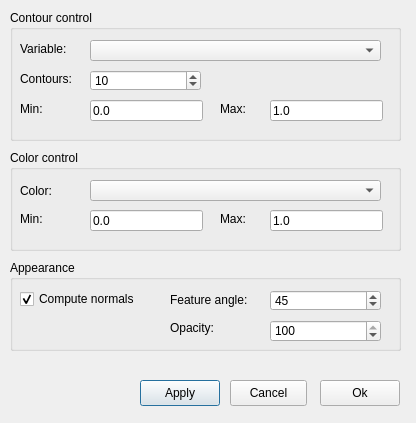
<ui version="4.0" >
 <class>isoSurfaceDialog</class>
 <widget class="QDialog" name="isoSurfaceDialog" >
  <property name="geometry" >
   <rect>
    <x>0</x>
    <y>0</y>
    <width>416</width>
    <height>423</height>
   </rect>
  </property>
  <property name="windowTitle" >
   <string>Iso surfaces</string>
  </property>
  <widget class="QPushButton" name="applyButton" >
   <property name="geometry" >
    <rect>
     <x>140</x>
     <y>380</y>
     <width>80</width>
     <height>26</height>
    </rect>
   </property>
   <property name="text" >
    <string>Apply</string>
   </property>
   <property name="icon" >
    <iconset/>
   </property>
   <property name="default" >
    <bool>true</bool>
   </property>
  </widget>
  <widget class="QPushButton" name="okButton" >
   <property name="geometry" >
    <rect>
     <x>320</x>
     <y>380</y>
     <width>80</width>
     <height>26</height>
    </rect>
   </property>
   <property name="text" >
    <string>Ok</string>
   </property>
   <property name="icon" >
    <iconset resource="../ElmerGUI.qrc" >:/icons/dialog-ok-apply.png</iconset>
   </property>
  </widget>
  <widget class="QGroupBox" name="contoursGroup" >
   <property name="geometry" >
    <rect>
     <x>10</x>
     <y>10</y>
     <width>391</width>
     <height>131</height>
    </rect>
   </property>
   <property name="title" >
    <string>Contour control</string>
   </property>
   <widget class="QLineEdit" name="contoursMaxEdit" >
    <property name="geometry" >
     <rect>
      <x>260</x>
      <y>90</y>
      <width>113</width>
      <height>21</height>
     </rect>
    </property>
    <property name="text" >
     <string>1.0</string>
    </property>
   </widget>
   <widget class="QComboBox" name="contoursCombo" >
    <property name="geometry" >
     <rect>
      <x>80</x>
      <y>30</y>
      <width>291</width>
      <height>21</height>
     </rect>
    </property>
   </widget>
   <widget class="QLineEdit" name="contoursMinEdit" >
    <property name="geometry" >
     <rect>
      <x>80</x>
      <y>90</y>
      <width>113</width>
      <height>21</height>
     </rect>
    </property>
    <property name="text" >
     <string>0.0</string>
    </property>
   </widget>
   <widget class="QLabel" name="contoursMaxLabel" >
    <property name="geometry" >
     <rect>
      <x>210</x>
      <y>90</y>
      <width>31</width>
      <height>18</height>
     </rect>
    </property>
    <property name="text" >
     <string>Max:</string>
    </property>
   </widget>
   <widget class="QSpinBox" name="contoursSpin" >
    <property name="geometry" >
     <rect>
      <x>80</x>
      <y>60</y>
      <width>111</width>
      <height>21</height>
     </rect>
    </property>
    <property name="minimum" >
     <number>1</number>
    </property>
    <property name="maximum" >
     <number>99999</number>
    </property>
    <property name="value" >
     <number>10</number>
    </property>
   </widget>
   <widget class="QLabel" name="variableLabel" >
    <property name="geometry" >
     <rect>
      <x>10</x>
      <y>30</y>
      <width>51</width>
      <height>18</height>
     </rect>
    </property>
    <property name="text" >
     <string>Variable:</string>
    </property>
   </widget>
   <widget class="QLabel" name="contoursLabel" >
    <property name="geometry" >
     <rect>
      <x>10</x>
      <y>60</y>
      <width>61</width>
      <height>18</height>
     </rect>
    </property>
    <property name="text" >
     <string>Contours:</string>
    </property>
   </widget>
   <widget class="QLabel" name="contoursMinLabel" >
    <property name="geometry" >
     <rect>
      <x>10</x>
      <y>90</y>
      <width>41</width>
      <height>18</height>
     </rect>
    </property>
    <property name="text" >
     <string>Min:</string>
    </property>
   </widget>
  </widget>
  <widget class="QGroupBox" name="colorsGroup" >
   <property name="geometry" >
    <rect>
     <x>10</x>
     <y>150</y>
     <width>391</width>
     <height>101</height>
    </rect>
   </property>
   <property name="title" >
    <string>Color control</string>
   </property>
   <widget class="QLineEdit" name="colorMaxEdit" >
    <property name="geometry" >
     <rect>
      <x>260</x>
      <y>60</y>
      <width>113</width>
      <height>21</height>
     </rect>
    </property>
    <property name="text" >
     <string>1.0</string>
    </property>
   </widget>
   <widget class="QComboBox" name="colorCombo" >
    <property name="geometry" >
     <rect>
      <x>80</x>
      <y>30</y>
      <width>291</width>
      <height>21</height>
     </rect>
    </property>
   </widget>
   <widget class="QLabel" name="colorMinLabel" >
    <property name="geometry" >
     <rect>
      <x>10</x>
      <y>60</y>
      <width>41</width>
      <height>18</height>
     </rect>
    </property>
    <property name="text" >
     <string>Min:</string>
    </property>
   </widget>
   <widget class="QLabel" name="colorLabel" >
    <property name="geometry" >
     <rect>
      <x>10</x>
      <y>30</y>
      <width>41</width>
      <height>21</height>
     </rect>
    </property>
    <property name="text" >
     <string>Color:</string>
    </property>
   </widget>
   <widget class="QLineEdit" name="colorMinEdit" >
    <property name="geometry" >
     <rect>
      <x>80</x>
      <y>60</y>
      <width>113</width>
      <height>21</height>
     </rect>
    </property>
    <property name="text" >
     <string>0.0</string>
    </property>
   </widget>
   <widget class="QLabel" name="colorMaxLabel" >
    <property name="geometry" >
     <rect>
      <x>210</x>
      <y>60</y>
      <width>31</width>
      <height>18</height>
     </rect>
    </property>
    <property name="text" >
     <string>Max:</string>
    </property>
   </widget>
  </widget>
  <widget class="QGroupBox" name="appearanceGroup" >
   <property name="geometry" >
    <rect>
     <x>10</x>
     <y>260</y>
     <width>391</width>
     <height>91</height>
    </rect>
   </property>
   <property name="title" >
    <string>Appearance</string>
   </property>
   <widget class="QCheckBox" name="normalsCheck" >
    <property name="geometry" >
     <rect>
      <x>10</x>
      <y>30</y>
      <width>131</width>
      <height>18</height>
     </rect>
    </property>
    <property name="text" >
     <string>Compute normals</string>
    </property>
    <property name="checked" >
     <bool>true</bool>
    </property>
   </widget>
   <widget class="QSpinBox" name="featureAngle" >
    <property name="geometry" >
     <rect>
      <x>260</x>
      <y>30</y>
      <width>111</width>
      <height>21</height>
     </rect>
    </property>
    <property name="maximum" >
     <number>90</number>
    </property>
    <property name="value" >
     <number>45</number>
    </property>
   </widget>
   <widget class="QLabel" name="featurfeAngleLabel" >
    <property name="geometry" >
     <rect>
      <x>160</x>
      <y>30</y>
      <width>91</width>
      <height>20</height>
     </rect>
    </property>
    <property name="text" >
     <string>Feature angle:</string>
    </property>
   </widget>
   <widget class="QSpinBox" name="opacitySpin" >
    <property name="geometry" >
     <rect>
      <x>260</x>
      <y>60</y>
      <width>111</width>
      <height>22</height>
     </rect>
    </property>
    <property name="maximum" >
     <number>100</number>
    </property>
    <property name="value" >
     <number>100</number>
    </property>
   </widget>
   <widget class="QLabel" name="opacityLabel" >
    <property name="geometry" >
     <rect>
      <x>160</x>
      <y>60</y>
      <width>51</width>
      <height>16</height>
     </rect>
    </property>
    <property name="text" >
     <string>Opacity:</string>
    </property>
   </widget>
  </widget>
  <widget class="QPushButton" name="cancelButton" >
   <property name="geometry" >
    <rect>
     <x>230</x>
     <y>380</y>
     <width>77</width>
     <height>26</height>
    </rect>
   </property>
   <property name="text" >
    <string>Cancel</string>
   </property>
   <property name="icon" >
    <iconset resource="../ElmerGUI.qrc" >:/icons/dialog-close.png</iconset>
   </property>
  </widget>
 </widget>
 <resources>
  <include location="../ElmerGUI.qrc" />
 </resources>
 <connections/>
</ui>
